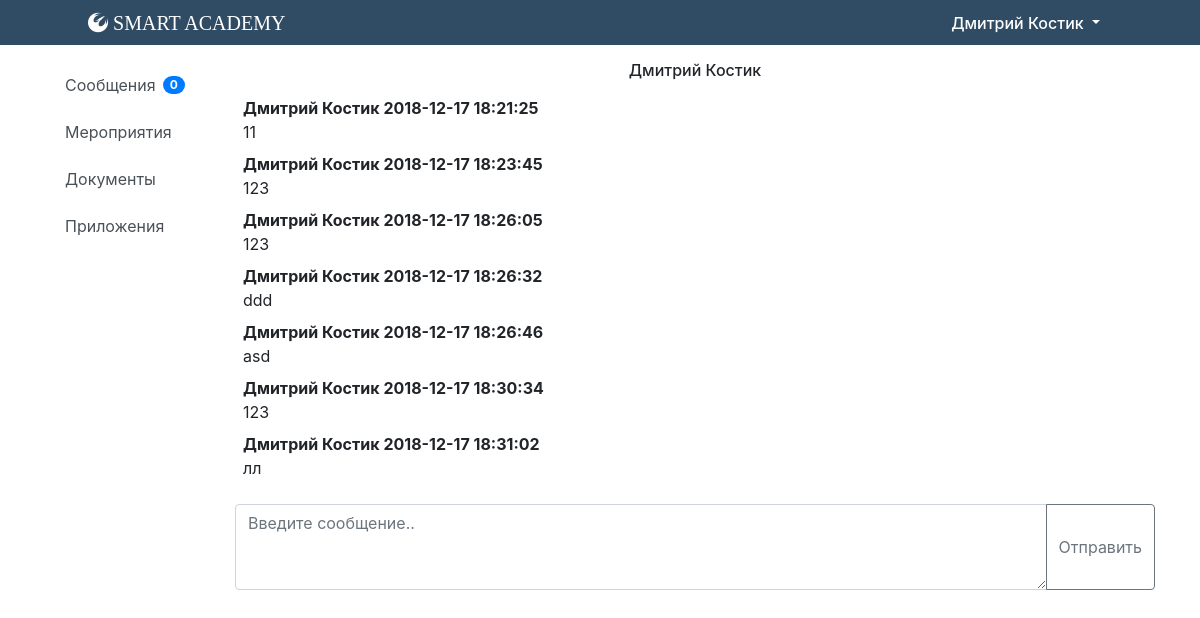
Page /messages.php?sel=1 (signed in) on the committed database.
### tables this page shows
CREATE TABLE IF NOT EXISTS `messages` (
  `id_message` int(11) NOT NULL AUTO_INCREMENT,
  `sender_id` int(11) NOT NULL,
  `adressee_id` int(11) NOT NULL,
  `message` varchar(1000) NOT NULL,
  `message_date` timestamp NOT NULL DEFAULT CURRENT_TIMESTAMP ON UPDATE CURRENT_TIMESTAMP,
  `unread` tinyint(4) NOT NULL DEFAULT '1',
  PRIMARY KEY (`id_message`),
  KEY `FK_messages_students` (`sender_id`),
  KEY `FK_messages_students_2` (`adressee_id`),
  CONSTRAINT `FK_messages_students` FOREIGN KEY (`sender_id`) REFERENCES `users` (`user_id`),
  CONSTRAINT `FK_messages_students_2` FOREIGN KEY (`adressee_id`) REFERENCES `users` (`user_id`)
);

### Functions/functions.php (called while the page is built, shortened)
<?php
 $link=false;
function getUserFIOByID($id)
{
	global $link;
	$userFIO = mysqli_fetch_array(mysqli_query($link, "SELECT CONCAT_WS(' ',users.user_first_name,users.user_last_name) FROM users WHERE user_id=$id"));
	return $userFIO[0];
}
function getMessagesWithUser($sender_id, $adressee_id)
{
  global $link;
  $messages = mysqli_query($link, "SELECT * FROM messages WHERE (sender_id=$sender_id and adressee_id=$adressee_id) or (sender_id=$adressee_id and adressee_id=$sender_id)");
  return $messages->fetch_all($resultype=MYSQLI_ASSOC);
}
function getCountUnreadDialogs($id)
{
  global $link;
  $dialogscount = mysqli_fetch_array(mysqli_query($link, "CALL getCountUnreadDialogs($id)"));
  return $dialogscount[0];
}
?>

### messageWithUser.php (the view, shortened to what this page needs)
<?php
echo "<h6 class='text-center'>$adressee_name</h6><div class='messages-container mt-2 ml-2'>";
for($i=0; $i<count($messages);$i++){
    $message = $messages[$i]["message"];
    $date = $messages[$i]["message_date"];
    if ($messages[$i]["unread"]==true) {
      $unread="<div class='msg unread'>";
    }
    else {
      $unread = "<div class='msg'>";
    }
    $FIO = getUserFIOByID($messages[$i]["sender_id"]);
    echo $unread."<div class='info'><div class='sender-name'><b>$FIO<span> $date</span></b></div><div class='msgtext mb-2'>$message</div></div></div>";
    }
    echo "</div>";
?>
<form id="form-send" action="" method="post">
  <div class="input-group my-3">
      <textarea class="form-control" id="input" name="textarea" placeholder="Введите сообщение.." rows="3" cols="54"></textarea>
      <div class="input-group-append">
        <button class="btn btn-outline-secondary" type="submit" name="btn_send" id="btn-send">Отправить</button>
      </div>
  </div>
</form>

### header.php (shortened to what this page needs)
<?php
include_once "Functions/functions.php";
?>
<head>
    <link rel="stylesheet" href="https://stackpath.bootstrapcdn.com/bootstrap/4.1.3/css/bootstrap.min.css">
    <link rel="stylesheet" href="/CSS/style.css">
    <link rel="stylesheet" href="https://use.fontawesome.com/releases/v5.5.0/css/all.css">
</head>
<header class="mb-3">
  <nav class="navbar navbar-expand-lg navbar-dark bg-dark">
    <div class="container-1024">
    <a class="navbar-brand" href="#"><i class="fab fa-phoenix-squadron"> SMART ACADEMY</i></a>
      <?php
      if (empty($_SESSION['auth']) or $_SESSION['auth']==false)
      {
      }
      else {
        $username = getUserFIOByID($_SESSION['user_id']);
        echo "<div class='dropdown ml-auto'>
        <button type='button' class='btn user-button dropdown-toggle' id='dropdownMenuOffset' data-toggle='dropdown' aria-haspopup='true' aria-expanded='false' data-offset='100,20'>
        ".$username."
        </button>
        <div class='dropdown-menu' aria-labelledby='dropdownMenuOffset'>
          <a class='dropdown-item' href='#'>Моя страница</a>
          <div class='dropdown-divider'></div>
          <a class='dropdown-item' href='#'>Another action</a>
          <div class='dropdown-divider'></div>
          <a class='dropdown-item' href='logout.php'>Выйти</a>
        </div>
      </div>";
      }
      ?>
    </div>
  </nav>
</header>
<div class="container">
  <div class="row">
    <div class="col-2">
      <div class="leftnav">
        <a href="messages.php" class="list-group-item d-flex justify-content-between align-items-center list-group-item-action">Сообщения<span class="badge badge-primary badge-pill"><?=getCountUnreadDialogs($_SESSION['user_id'])?></span></a>
        <a href="#" class="list-group-item list-group-item-action">Мероприятия</a>
        <a href="#" class="list-group-item list-group-item-action">Документы</a>
        <a href="#" class="list-group-item list-group-item-action">Приложения</a>
      </div>
    </div>

### messages.php (shortened to what this page needs)
<?php
include_once "Functions/functions.php";
include "header.php";
echo "<div class='col-lg-10 col-sm-12'>";
if(isset($_GET['sel']))
{
  $sel=$_GET['sel'];
  $messages = getMessagesWithUser($_SESSION['user_id'], $sel);
  $adressee_name = getUserFIOByID($sel);
  include "messageWithUser.php";
}
else
{
  $messages = getLastUserMessages($_SESSION['user_id']);
  include "lastUserMessages.php";
}
echo "</div></div></div>";
?>

### CSS/style.css (style rules this page uses)
.bg-dark { background-color: #304C64!important; height: 45px; }
.user-button { border: none; background-color: transparent; color: white; font-weight: 500; outline: 0!important; outline-offset: 0; border-radius: 0; height: 45px; }
.container-1024 { width: 1024px; margin: 0 auto; display: flex; align-items: center; }
.leftnav .list-group-item { border: none; }
.msgtext, .lastusermsg { word-wrap: break-word; }
.messages-container { max-height: 400px; overflow-x: hidden; }
.sender-name { font-weight:400; }

### rows in the picture
messages: FIO "Дмитрий Костик", message_date "2018-12-17 18:21:25", message "11"
messages: FIO "Дмитрий Костик", message_date "2018-12-17 18:23:45", message "123"
messages: FIO "Дмитрий Костик", message_date "2018-12-17 18:26:05", message "123"
messages: FIO "Дмитрий Костик", message_date "2018-12-17 18:26:32", message "ddd"
messages: FIO "Дмитрий Костик", message_date "2018-12-17 18:26:46", message "asd"
messages: FIO "Дмитрий Костик", message_date "2018-12-17 18:30:34", message "123"
messages: FIO "Дмитрий Костик", message_date "2018-12-17 18:31:02", message "лл"

### other values in the picture
$username "Дмитрий Костик"
getCountUnreadDialogs($_SESSION['user_id']) "0"
$adressee_name "Дмитрий Костик"
